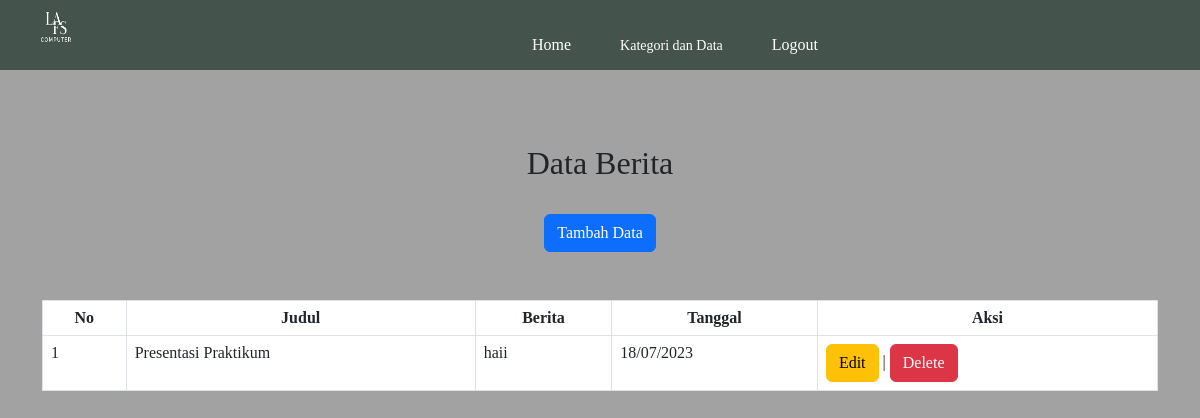
The page /halamanberita.php on the database its author committed.
### tables this page shows
CREATE TABLE `berita` (
  `id_berita` int(11) NOT NULL,
  `judul` varchar(100) NOT NULL,
  `berita` longtext NOT NULL,
  `tanggal` varchar(100) NOT NULL
);

### halamanberita.php (the view, shortened to what this page needs)
<?php
include_once("config.php");
$result = mysqli_query($koneksi, "SELECT * FROM  berita ORDER BY id_berita DESC");
?>
<html>
<head>
    <link rel="stylesheet" href="css/style3.css">
    <link href="https://cdn.jsdelivr.net/npm/bootstrap@5.3.0-alpha3/dist/css/bootstrap.min.css" rel="stylesheet">
</head>
<body class="body">
<div class="navigasi">
<div class="logo">
	<img src="image/logo.png">
	</div>
	<div class="menu">
	<ul>
		<li><a href="halamanadmin.php">Home</a></li>
        <li><div class="dropdown">
			<button class="dropbtn">Kategori dan Data</button>
		</div></li>
		<li><a href="logout.php">Logout</a></li>
	</ul>
	</div>
	</div>
<br><br><br><br><br><br>
<center><h2>Data Berita</h2></center><br>
<center><a href="tambahberita.php" class="btn btn-primary btn-icon-split">
    <span class="text">Tambah Data</span>
</a></center><br><br>
 <div class ="container text-center">
        <div class="table-responsive">
            <table class="table table-bordered" id="dataTable" width="90%" cellspacing="0">
    <tr>
        <th><center>No</center></th>
        <th><center>Judul</center></th>
        <th><center>Berita</center></th>
        <th><center>Tanggal</center></th>
        <th><center>Aksi</center></th>
    </tr>
    <?php
    $i=1;
    while($user_data = mysqli_fetch_array($result)) {
        echo "<tr>";
        echo "<td>".$i."</td>";
        echo "<td>".$user_data['judul']."</td>";
        echo "<td>".$user_data['berita']."</td>";
        echo "<td>".date('d/m/Y',strtotime($user_data['tanggal']))."</td>";
        echo "<td><a href='editberita.php?id_berita=$user_data[id_berita]' class='btn btn-warning'>Edit</a>
        | <a href='deleteberita.php?id_berita=$user_data[id_berita]' class='btn btn-danger'>Delete</a></td></tr>";
        $i++;
    }
    ?>
</table>
</div>
</div>
</body>
</html>

### css/style3.css (style rules this page uses)
* { padding: 0; margin: 0; font-family: verdana; }
.body { background-color: #a2a2a2; }
.navigasi { background-color: #44544c; width: 100%; height: 70px; color: white; position: fixed; }
.logo img { padding-top: 5px; padding-bottom: 10px; padding-left: 33px; float: left; height: 60px; width: 80px; }
.menu { margin-left: 500px; padding-top: 30px; }
.menu ul li { list-style: none; display: inline-block; margin-right: 40px; }
.menu ul li a { text-decoration: none; color: white; }
.dropbtn { padding: 5px; font-size: 14px; border: none; cursor: pointer; color: white; background-color: #44544c; }
.dropdown { position: relative; display: inline-block; }

### rows shown on the page
berita: judul "Presentasi Praktikum", berita "haii", tanggal "18/07/2023"
